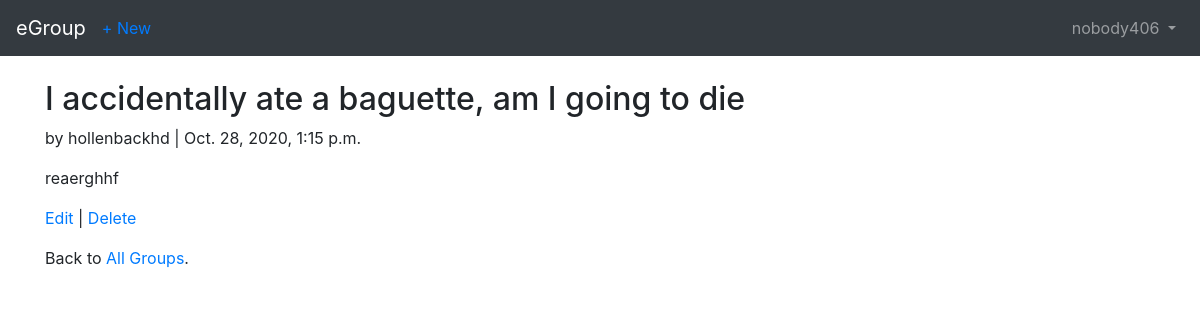
The app's page /allgroups/11/ (signed in) with its own data.
### users/models.py (models this page shows)
class CustomUser(AbstractUser):
    age = models.PositiveIntegerField(null=True, blank=True)

### allgroups/models.py (models this page shows, shortened)
class Allgroups(models.Model):
    title = models.CharField(max_length=255)
    body = models.TextField()
    date = models.DateTimeField(auto_now_add=True)
    author = models.ForeignKey(
        get_user_model(),
        on_delete=models.CASCADE,
        )

### allgroups/views.py (the view)
# urls.py: path('<int:pk>/', AllgroupsDetailView.as_view(), name='allgroups_detail'),
class AllgroupsDetailView(DetailView):
    model = Allgroups
    template_name = 'allgroups_detail.html'

### templates/allgroups_detail.html
{% extends 'base.html' %}
{% block content %}
<div class ="allgroups-entry">
<h2>{{ object.title }}</h2>
<p>by {{ object.author }} | {{ object.date}}</p>
<p>{{ object.body }}</p>
</div>
<p><a href="{% url 'allgroups_edit' allgroups.pk %}">Edit</a> |
<a href="{% url 'allgroups_delete' allgroups.pk %}">Delete</a></p>
<p>Back to <a href="{% url 'allgroups_list' %}">All Groups</a>.</p>
{% endblock content %}

### templates/base.html (shortened to what this page needs)
<!doctype html>
<html lang="en">
  <head>
    <link rel="stylesheet"
    href="https://stackpath.bootstrapcdn.com/bootstrap/4.1.3/css/bootstrap.min.css"
>
  </head>
  <body>
    <nav class="navbar navbar-expand-md navbar-dark bg-dark mb-4">
      <a class="navbar-brand" href="{% url 'home' %}">eGroup</a>
	{% if user.is_authenticated %}
<ul class="navbar-nav mr-auto">
<li class="nav-item"><a href="{% url 'allgroups_new' %}">+ New</a></li>
</ul>
{% endif %}
    <div class="collapse navbar-collapse" id="navbarCollapse">
      {% if user.is_authenticated %}
        <ul class="navbar-nav ml-auto">
          <li class="nav-item">
            <a class="nav-link dropdown-toggle" href="#" id="userMenu"
              data-toggle="dropdown" aria-haspopup="true"
              aria-expanded="false">
              {{ user.username }}
            </a>
          </li>
        </ul>
      {% endif %}
    </div>
  </nav>
  <div class="container">
    {% block content %}
    {% endblock content %}
  </div>
  </body>
</html>

### records on screen
CustomUser: username "nobody406"
Allgroups: title "I accidentally ate a baguette, am I going to die", author "hollenbackhd", date "Oct. 28, 2020, 1:15 p.m.", body "reaerghhf"
